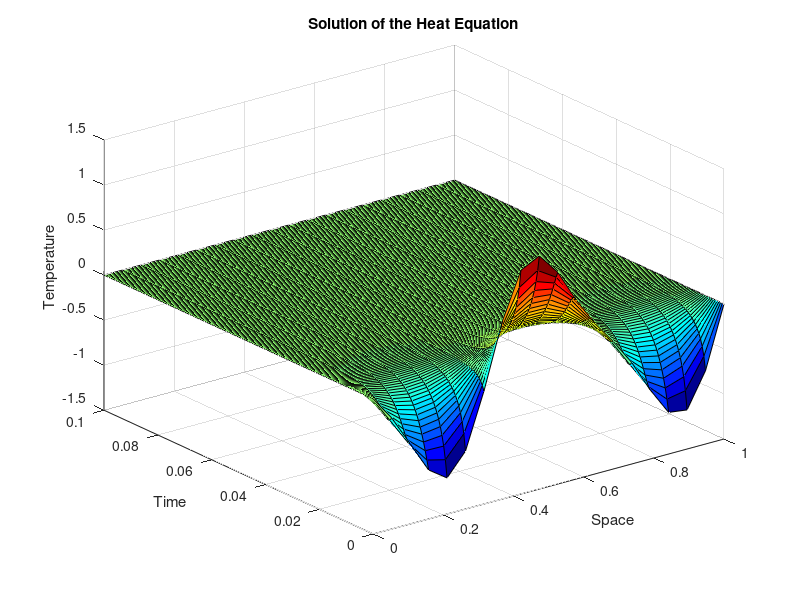

The MATLAB source for this figure:
% Parameters for the algorithm
L = 1;     
T = 0.1;    
k = 2;              
dx = 0.05;       
dt = dx^2/(2 * k); 
Nx = round(L/dx);
Nt = round(T/dt);

fprintf('Nx = %.4f, Nt = %.4f\n', Nx, Nt);
fprintf('dx = %.4f, dt = %.4f\n', dx, dt);

% Position of nodes and u(x,t) matrix
x = linspace(0, L, Nx);
t = linspace(0, T, Nt+1);
u = zeros(Nx, Nt+1);

% Initial and boundary conditions
u(:, 1) = -sin(3 * pi * x) + (1/4) * sin(6 * pi * x);
u(1, :) = 0;
u(end, :) = 0;

% Finite difference schema

for n = 1:Nt
    for i = 2:Nx-1
        u(i, n+1) = u(i, n) + k * dt / dx^2 * (u(i+1, n) - 2 * u(i, n) + u(i-1, n));
    end
    
    if mod(n, 40) == 0 % Prints the table every 40 iterations
        
        analytical_solution = -sin(3 * pi * x) * exp(-k * (3 * pi)^2 * t(n)) + ...
                              (1/4) * sin(6 * pi * x) * exp(-k * (6 * pi)^2 * t(n));
        
        error = abs(u(:, n) - analytical_solution');
        max_error = max(error);

        fprintf('\nIteration %d (t = %.4f)\n', n, t(n));
        fprintf('%-6s %-20s %-20s %-20s\n', 'Point', 'Estimated U(x,t)', 'Analytical U(x,t)', 'Error');
        fprintf('--------------------------------------------------------------\n');
        
        % Prints each row in the table
        for i = 1:Nx
            fprintf('%-6d %-20.5f %-20.5f %-20.5f\n', i, u(i, n), analytical_solution(i), error(i));
        end
    end
end

% Plots the solution surface
figure;
surf(x, t, u');
colormap('jet');
xlabel('Space');
ylabel('Time');
zlabel('Temperature');
title('Solution of the Heat Equation');
